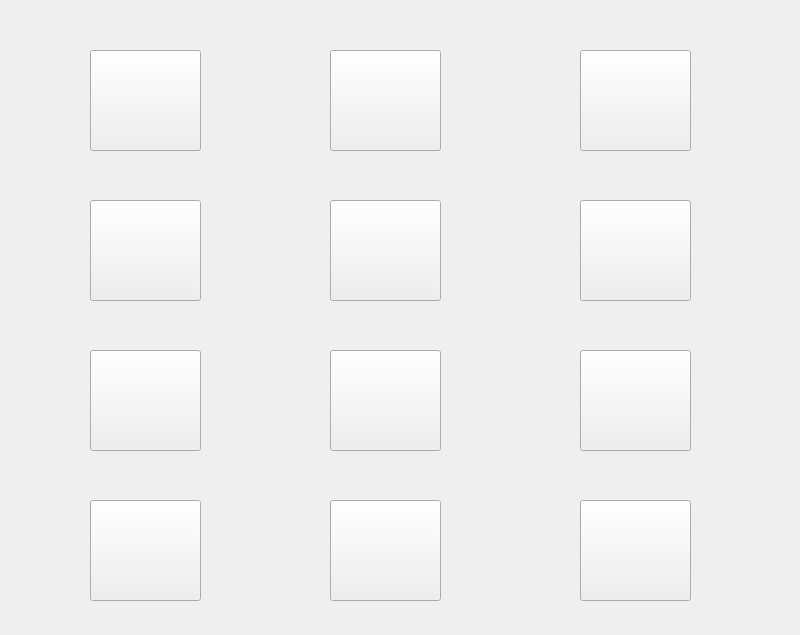
<?xml version="1.0" encoding="UTF-8"?>
<ui version="4.0">
 <class>MainWindow</class>
 <widget class="QMainWindow" name="MainWindow">
  <property name="geometry">
   <rect>
    <x>0</x>
    <y>0</y>
    <width>800</width>
    <height>635</height>
   </rect>
  </property>
  <property name="windowTitle">
   <string>MainWindow</string>
  </property>
  <property name="styleSheet">
   <string notr="true">border-image: url(:/newPrefix/5.jpg);</string>
  </property>
  <widget class="QWidget" name="centralwidget">
   <widget class="QPushButton" name="pushButton">
    <property name="geometry">
     <rect>
      <x>90</x>
      <y>50</y>
      <width>111</width>
      <height>101</height>
     </rect>
    </property>
    <property name="styleSheet">
     <string notr="true">border-image: url(:/newPrefix/gs.jpg);</string>
    </property>
    <property name="text">
     <string/>
    </property>
   </widget>
   <widget class="QPushButton" name="pushButton_2">
    <property name="geometry">
     <rect>
      <x>330</x>
      <y>50</y>
      <width>111</width>
      <height>101</height>
     </rect>
    </property>
    <property name="styleSheet">
     <string notr="true">border-image: url(:/newPrefix/snake1.jpg);</string>
    </property>
    <property name="text">
     <string/>
    </property>
   </widget>
   <widget class="QPushButton" name="pushButton_3">
    <property name="geometry">
     <rect>
      <x>580</x>
      <y>50</y>
      <width>111</width>
      <height>101</height>
     </rect>
    </property>
    <property name="styleSheet">
     <string notr="true">border-image: url(:/newPrefix/ludo.jpg);</string>
    </property>
    <property name="text">
     <string/>
    </property>
   </widget>
   <widget class="QPushButton" name="pushButton_4">
    <property name="geometry">
     <rect>
      <x>90</x>
      <y>200</y>
      <width>111</width>
      <height>101</height>
     </rect>
    </property>
    <property name="styleSheet">
     <string notr="true">border-image: url(:/newPrefix/cr.jpg);</string>
    </property>
    <property name="text">
     <string/>
    </property>
   </widget>
   <widget class="QPushButton" name="pushButton_5">
    <property name="geometry">
     <rect>
      <x>580</x>
      <y>200</y>
      <width>111</width>
      <height>101</height>
     </rect>
    </property>
    <property name="styleSheet">
     <string notr="true">
border-image: url(:/newPrefix/memory.png);</string>
    </property>
    <property name="text">
     <string/>
    </property>
   </widget>
   <widget class="QPushButton" name="pushButton_6">
    <property name="geometry">
     <rect>
      <x>580</x>
      <y>350</y>
      <width>111</width>
      <height>101</height>
     </rect>
    </property>
    <property name="styleSheet">
     <string notr="true">border-image: url(:/newPrefix/flappy.jpg);</string>
    </property>
    <property name="text">
     <string/>
    </property>
   </widget>
   <widget class="QPushButton" name="pushButton_7">
    <property name="geometry">
     <rect>
      <x>90</x>
      <y>350</y>
      <width>111</width>
      <height>101</height>
     </rect>
    </property>
    <property name="styleSheet">
     <string notr="true">border-image: url(:/newPrefix/pong.jpg);</string>
    </property>
    <property name="text">
     <string/>
    </property>
   </widget>
   <widget class="QPushButton" name="pushButton_8">
    <property name="geometry">
     <rect>
      <x>330</x>
      <y>350</y>
      <width>111</width>
      <height>101</height>
     </rect>
    </property>
    <property name="styleSheet">
     <string notr="true">
border-image: url(:/newPrefix/aero.png);</string>
    </property>
    <property name="text">
     <string/>
    </property>
   </widget>
   <widget class="QPushButton" name="pushButton_9">
    <property name="geometry">
     <rect>
      <x>90</x>
      <y>500</y>
      <width>111</width>
      <height>101</height>
     </rect>
    </property>
    <property name="styleSheet">
     <string notr="true">border-image: url(:/newPrefix/rps.jpeg);</string>
    </property>
    <property name="text">
     <string/>
    </property>
   </widget>
   <widget class="QPushButton" name="pushButton_10">
    <property name="geometry">
     <rect>
      <x>330</x>
      <y>200</y>
      <width>111</width>
      <height>101</height>
     </rect>
    </property>
    <property name="styleSheet">
     <string notr="true">border-image: url(:/newPrefix/ttt.png);</string>
    </property>
    <property name="text">
     <string/>
    </property>
   </widget>
   <widget class="QPushButton" name="pushButton_11">
    <property name="geometry">
     <rect>
      <x>330</x>
      <y>500</y>
      <width>111</width>
      <height>101</height>
     </rect>
    </property>
    <property name="styleSheet">
     <string notr="true">border-image: url(:/newPrefix/tetris.jpeg);</string>
    </property>
    <property name="text">
     <string/>
    </property>
   </widget>
   <widget class="QPushButton" name="pushButton_12">
    <property name="geometry">
     <rect>
      <x>580</x>
      <y>500</y>
      <width>111</width>
      <height>101</height>
     </rect>
    </property>
    <property name="styleSheet">
     <string notr="true">border-image: url(:/newPrefix/angrybird.png);</string>
    </property>
    <property name="text">
     <string/>
    </property>
   </widget>
  </widget>
 </widget>
 <resources>
  <include location="text.qrc"/>
 </resources>
 <connections/>
</ui>
